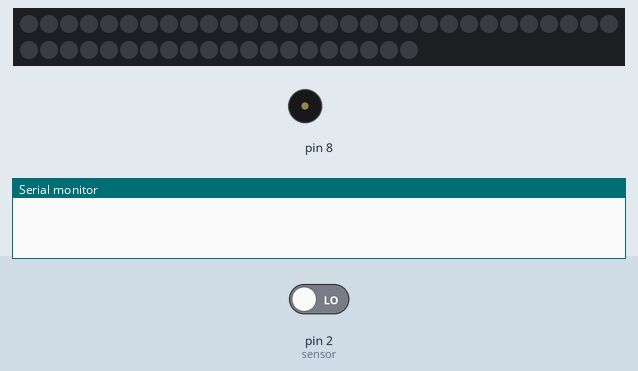
Recording of a sketch running on a simulated Arduino Uno, built with avr-gcc and run on an emulated ATmega328P. Shown: 50 RGB LEDs in strip order, left to right, continuing on the next row, buzzer (waves = sounding), the last lines printed to the serial monitor. The test bench sets the inputs (shaded band); at power-on: pin 2 (sensor) LOW. Dim RGB values are drawn brighter than linear; random numbers use the default seed unless the sketch sets one.

Above: at 1.2 s.
1.3 s: pin 2 (sensor) driven HIGH
At 5.1 s:
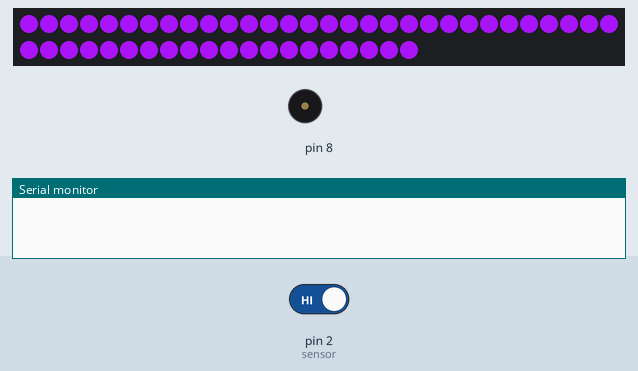
At 12.1 s:
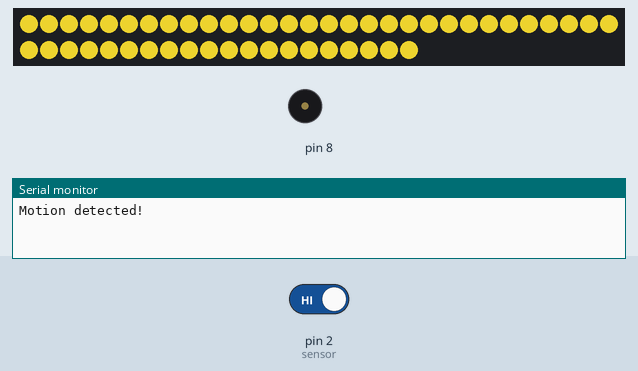
Timing chart, 0 to 13.1 s (numbered marks = the images above; inputs shaded):
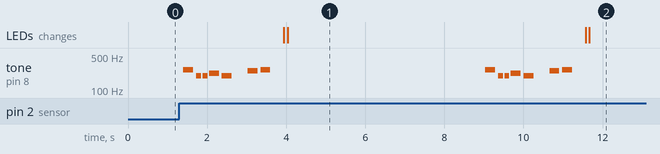

Measured:
- after the input at 1.3 s, tone on pin 8: plays 262 Hz for 0.25 s, 196 Hz for 0.13 s, 196 Hz for 0.13 s, 220 Hz for 0.25 s, 196 Hz for 0.25 s, 247 Hz for 0.25 s … (14 notes in this stretch), starting after 0.10 s; the LEDs: first change after 2.6 s (image 1 shows a later state)

The sketch:

LED_strip_with_sensor_buzzer.ino
```cpp
/*
    Arduino with PIR motion sensor
    For complete project details, visit: http://RandomNerdTutorials.com/pirsensor
    Modified by Rui Santos based on PIR sensor by Limor Fried
*/

#include <FastLED.h>
#include <Adafruit_NeoPixel.h>
#include "pitches.h"

#define LED_PIN     6
#define NUM_LEDS    50

CRGB leds[NUM_LEDS];
Adafruit_NeoPixel strip = Adafruit_NeoPixel(50, LED_PIN, NEO_GRB + NEO_KHZ800);

int sensor = 2;              // the pin that the sensor is atteched to
int state = LOW;             // by default, no motion detected
int val = 0;                 // variable to store the sensor status (value)

// notes in the melody:
int melody[] = {
  NOTE_C4, NOTE_G3, NOTE_G3, NOTE_A3, NOTE_G3, 0, NOTE_B3, NOTE_C4
};

// note durations: 4 = quarter note, 8 = eighth note, etc.:
int noteDurations[] = {
  4, 8, 8, 4, 4, 4, 4, 4
};


void setup() {
  strip.begin();
  strip.show(); // Initialize all pixels to 'off'
  pinMode(sensor, INPUT);    // initialize sensor as an input
  Serial.begin(9600);        // initialize serial
  FastLED.addLeds<WS2812, LED_PIN, GRB>(leds, NUM_LEDS);


}

void loop(){
  val = digitalRead(sensor);   // read sensor value

  if (val == HIGH) {           // check if the sensor is HIGH
    for (int thisNote = 0; thisNote < 8; thisNote++) {

    // to calculate the note duration, take one second divided by the note type.
    //e.g. quarter note = 1000 / 4, eighth note = 1000/8, etc.
    int noteDuration = 1000 / noteDurations[thisNote];
    tone(8, melody[thisNote], noteDuration);

    // to distinguish the notes, set a minimum time between them.
    // the note's duration + 30% seems to work well:
    int pauseBetweenNotes = noteDuration * 1.30;
    delay(pauseBetweenNotes);
    // stop the tone playing:
    noTone(8);
  }

  colorWipe(strip.Color(random(0, 255), random(0, 255), random(0, 255)), 5); // random colour
    delay(5000);                // delay 100 milliseconds

    if (state == LOW) {
      Serial.println("Motion detected!");
      state = HIGH;       // update variable state to HIGH
    }
  }
  else {

      delay(200);             // delay 200 milliseconds

      if (state == HIGH){

  colorWipe(strip.Color(0, 0, 0), 1); // random colour

  Serial.println("Motion stopped!");
        state = LOW;       // update variable state to LOW
    }
  }

}

void colorWipe(uint32_t c, uint8_t wait) {
  for(uint16_t i=0; i<strip.numPixels(); i++) {
      strip.setPixelColor(i, c);
      strip.show();
      delay(wait);
  }
}

void colorClear(uint32_t c, uint8_t wait) {
  for(uint16_t i=0; i<strip.numPixels(); i++) {
      strip.setPixelColor(i, c);
      strip.show();
      delay(wait);
  }
}

void oneLightOn() {

  leds[3] = CRGB(255, 200, 20);
  FastLED.show();
  delay(100);

}


void oneLightOff() {
    leds[3] = CRGB::Black;
  FastLED.show();
  delay(100);
}

void lightsOn() {

  leds[0] = CRGB(255, 0, 0);
  FastLED.show();
  delay(100);
        // Set the first led back to black for 1 second
      leds[0] = CRGB::Black;
      FastLED.show();
      delay(500);
  leds[1] = CRGB(0, 255, 0);
  FastLED.show();
  delay(100);
          // Set the first led back to black for 1 second
      leds[1] = CRGB::Black;
      FastLED.show();
      delay(500);
  leds[2] = CRGB(0, 0, 255);
  FastLED.show();
  delay(100);
          // Set the first led back to black for 1 second
      leds[2] = CRGB::Black;
      FastLED.show();
      delay(500);
  leds[5] = CRGB(150, 0, 255);
  FastLED.show();
  delay(100);
          // Set the first led back to black for 1 second
      leds[5] = CRGB::Black;
      FastLED.show();
      delay(100);
  leds[3] = CRGB(255, 200, 20);
  FastLED.show();
  delay(100);
          // Set the first led back to black for 1 second
      leds[3] = CRGB::Black;
      FastLED.show();
      delay(100);
  leds[4] = CRGB(85, 60, 180);
  FastLED.show();
  delay(100);
          // Set the first led back to black for 1 second
      leds[4] = CRGB::Black;
      FastLED.show();
      delay(100);
  leds[8] = CRGB(50, 255, 20);
  FastLED.show();
  delay(100);
          // Set the first led back to black for 1 second
      leds[8] = CRGB::Black;
      FastLED.show();
      delay(100);

   }
```

pitches.h
```cpp
/*************************************************
 * Public Constants
 *************************************************/

#define NOTE_B0  31
#define NOTE_C1  33
#define NOTE_CS1 35
#define NOTE_D1  37
#define NOTE_DS1 39
#define NOTE_E1  41
#define NOTE_F1  44
#define NOTE_FS1 46
#define NOTE_G1  49
#define NOTE_GS1 52
#define NOTE_A1  55
#define NOTE_AS1 58
#define NOTE_B1  62
#define NOTE_C2  65
#define NOTE_CS2 69
#define NOTE_D2  73
#define NOTE_DS2 78
#define NOTE_E2  82
#define NOTE_F2  87
#define NOTE_FS2 93
#define NOTE_G2  98
#define NOTE_GS2 104
#define NOTE_A2  110
#define NOTE_AS2 117
#define NOTE_B2  123
#define NOTE_C3  131
#define NOTE_CS3 139
#define NOTE_D3  147
#define NOTE_DS3 156
#define NOTE_E3  165
#define NOTE_F3  175
#define NOTE_FS3 185
#define NOTE_G3  196
#define NOTE_GS3 208
#define NOTE_A3  220
#define NOTE_AS3 233
#define NOTE_B3  247
#define NOTE_C4  262
#define NOTE_CS4 277
#define NOTE_D4  294
#define NOTE_DS4 311
#define NOTE_E4  330
#define NOTE_F4  349
#define NOTE_FS4 370
#define NOTE_G4  392
#define NOTE_GS4 415
#define NOTE_A4  440
#define NOTE_AS4 466
#define NOTE_B4  494
#define NOTE_C5  523
#define NOTE_CS5 554
#define NOTE_D5  587
#define NOTE_DS5 622
#define NOTE_E5  659
#define NOTE_F5  698
#define NOTE_FS5 740
#define NOTE_G5  784
#define NOTE_GS5 831
#define NOTE_A5  880
#define NOTE_AS5 932
#define NOTE_B5  988
#define NOTE_C6  1047
#define NOTE_CS6 1109
#define NOTE_D6  1175
#define NOTE_DS6 1245
#define NOTE_E6  1319
#define NOTE_F6  1397
#define NOTE_FS6 1480
#define NOTE_G6  1568
#define NOTE_GS6 1661
#define NOTE_A6  1760
#define NOTE_AS6 1865
#define NOTE_B6  1976
#define NOTE_C7  2093
#define NOTE_CS7 2217
#define NOTE_D7  2349
#define NOTE_DS7 2489
#define NOTE_E7  2637
#define NOTE_F7  2794
#define NOTE_FS7 2960
#define NOTE_G7  3136
#define NOTE_GS7 3322
#define NOTE_A7  3520
#define NOTE_AS7 3729
#define NOTE_B7  3951
#define NOTE_C8  4186
#define NOTE_CS8 4435
#define NOTE_D8  4699
#define NOTE_DS8 4978
```
